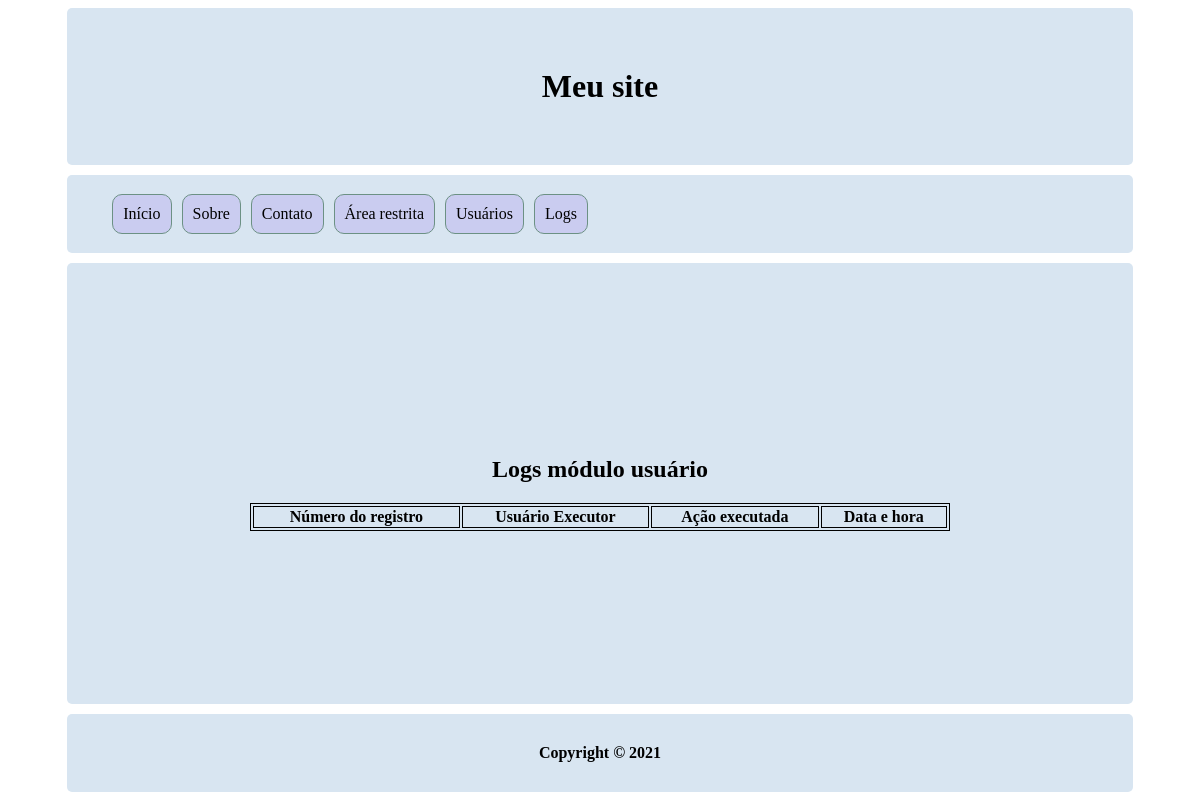
Before: /?pg=logs (signed in) with the older database file.
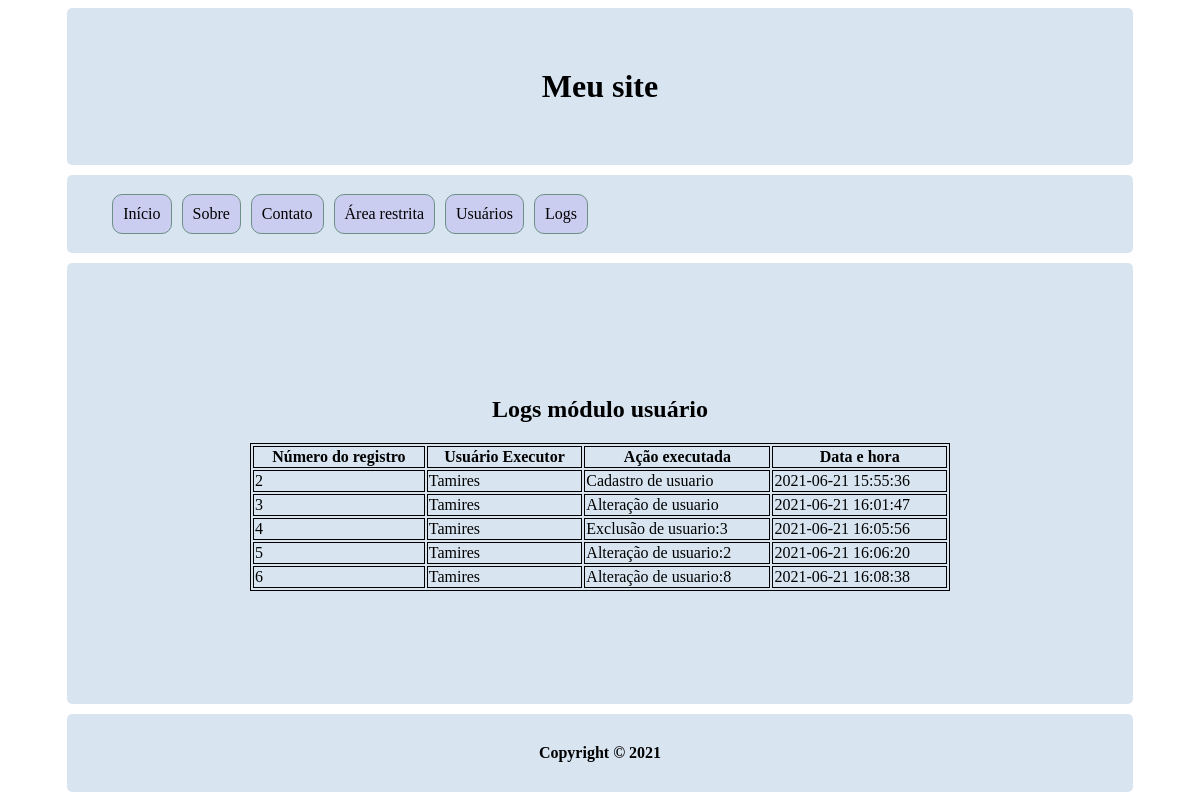
After: the same page with the newer database file.
### tables this page shows
CREATE TABLE `logs` (
  `id` int NOT NULL AUTO_INCREMENT,
  `usuario_resp` varchar(45) DEFAULT NULL,
  `descricao` varchar(45) DEFAULT NULL,
  `data_hora` datetime DEFAULT NULL,
  PRIMARY KEY (`id`)
);

### paginas/logs.php (the view)
<h2>Logs módulo usuário</h2>
<?php
$sql = "SELECT * FROM logs";
$result = $conn->query($sql, PDO::FETCH_ASSOC);
?>
<table>
    <tr>
        <th>Número do registro</th>
        <th>Usuário Executor</th>
        <th>Ação executada</th>
        <th>Data e hora</th>
    </tr>
    <?php
        while($linha = $result->fetch()){
    ?>
        <tr>
            <?php
                foreach($linha as $chave => $valor){
            ?>
                <td><?= $valor ?></td>
            <?php
                }
            ?>
        </tr>
    <?php
        }
    ?>
</table>

### index.php (shortened to what this page needs)
<html>
    <head>
        <link rel="stylesheet" type="text/css" href="css/estilo.css" />
    </head>
    <body>
        <div class="container">
            <header>
                <h1>Meu site</h1>
            </header>
            <div class="menu">
                <ul>
                    <a href="?pg=inicio"><li>Início</li></a>
                    <a href="?pg=sobre"><li>Sobre</li></a>
                    <a href="?pg=contato/formulario"><li>Contato</li></a>
                    <?php
                        if(!isset($_SESSION["nome"])){
                    ?>
                        <a href="?pg=login/formulario"><li>Login</li></a>
                    <?php
                        }
                        else{
                    ?>
                        <a href="?pg=area_restrita"><li>Área restrita</li></a>
                        <a href="?pg=usuario/usuarios"><li>Usuários</li></a>
                        <a href="?pg=logs"><li>Logs</li></a>
                    <?php
                        }
                    ?>
                </ul>
            </div>
            <main>
                <?php
                    $pg = (isset($_GET["pg"]) && !empty($_GET["pg"])) ? $_GET["pg"] : "inicio";
                    include("paginas/".$pg.".php");
                ?>
            </main>
            <footer>
                <h4>Copyright &copy; 2021</h4>
            </footer>
        </div>
    </body>
</html>

### css/estilo.css (style rules this page uses)
table { width: 700px; margin: 0 auto; }
table, td, th { border: solid 1px #000; }
header { grid-area: header; }
.menu { grid-area: menu; }
main { grid-area: main; }
footer { grid-area: footer; }
.container { display: grid; grid-template-rows: 20% 10% auto 10%; grid-template-areas: 'header' 'menu' 'main' 'footer'; grid-gap: 10px; height: 100%; width: 90%; margin: auto; }
header, main, footer, .menu { background-color: #d8e5f1; text-align: center; display: flex; justify-content: center; align-content: center; flex-direction: column; border-radius: 5px; }
ul { list-style: none; display: flex; }
ul li { border: 1px solid rgb(108, 145, 132); margin: 5px; padding: 10px; border-radius: 10px; background-color: rgb(202, 204, 240); }
a { text-decoration: none; color: #000; }

Changed rows visible on the page:
added logs: id "2", usuario_resp "Tamires", descricao "Cadastro de usuario", data_hora "2021-06-21 15:55:36"
added logs: id "3", usuario_resp "Tamires", descricao "Alteração de usuario", data_hora "2021-06-21 16:01:47"
added logs: id "4", usuario_resp "Tamires", descricao "Exclusão de usuario:3", data_hora "2021-06-21 16:05:56"
added logs: id "5", usuario_resp "Tamires", descricao "Alteração de usuario:2", data_hora "2021-06-21 16:06:20"
added logs: id "6", usuario_resp "Tamires", descricao "Alteração de usuario:8", data_hora "2021-06-21 16:08:38"
